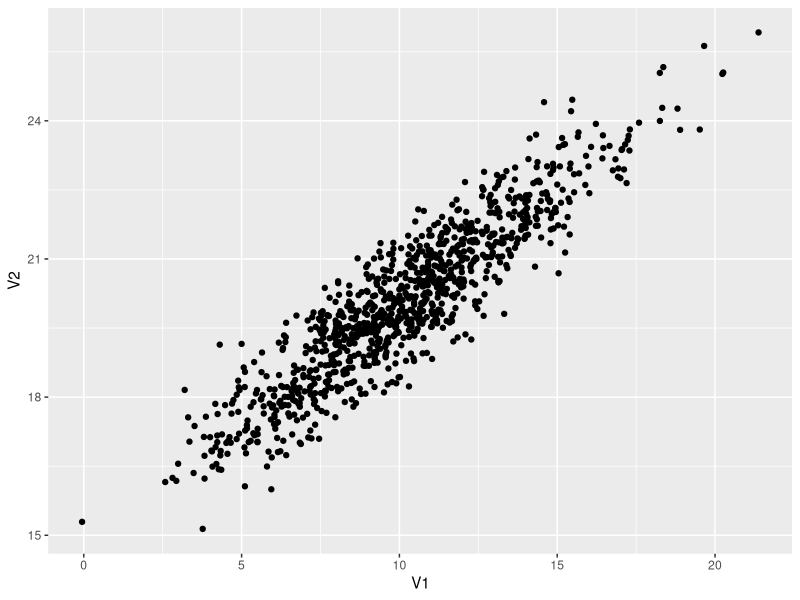
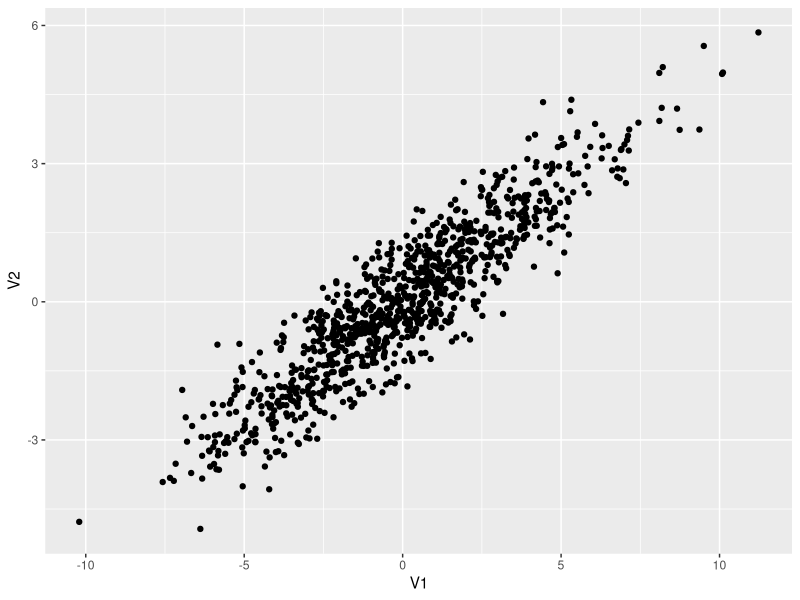
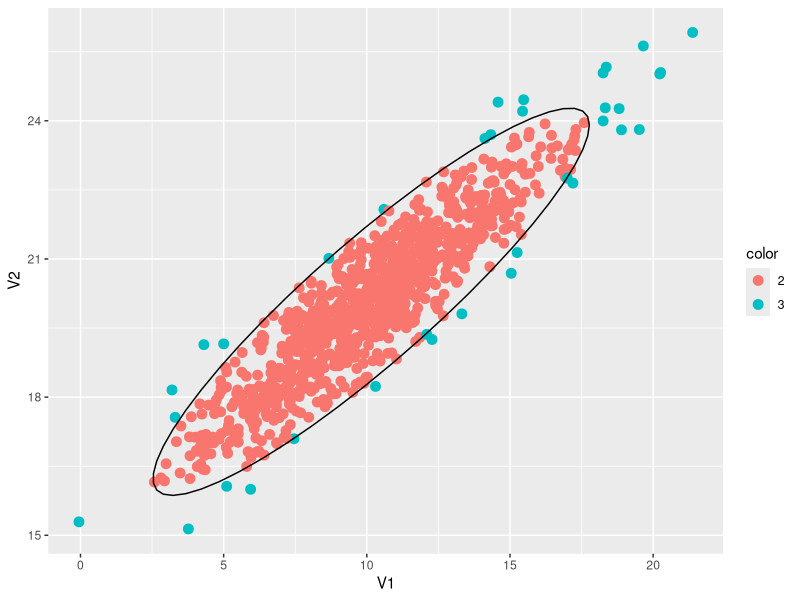
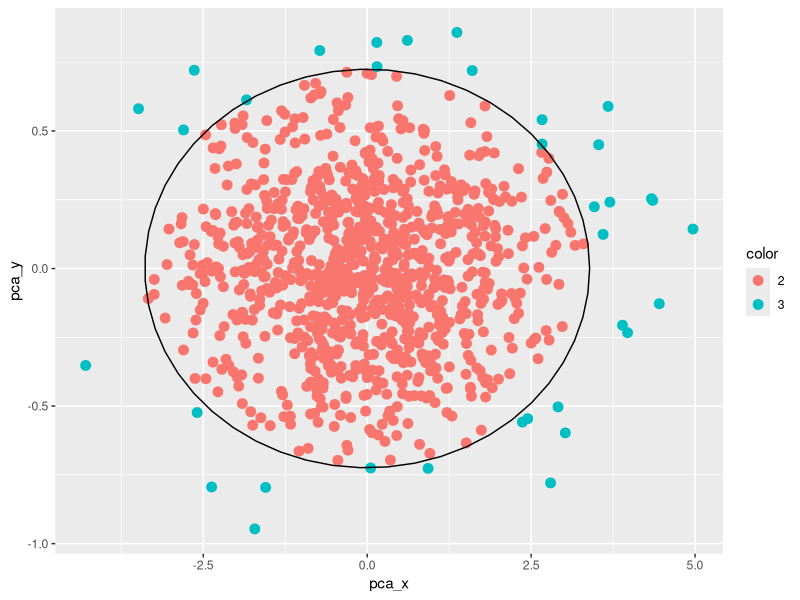
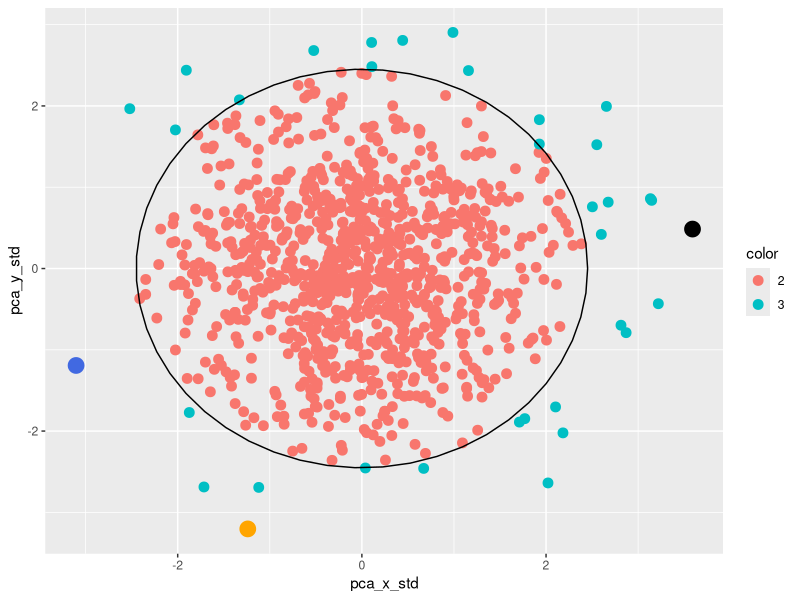
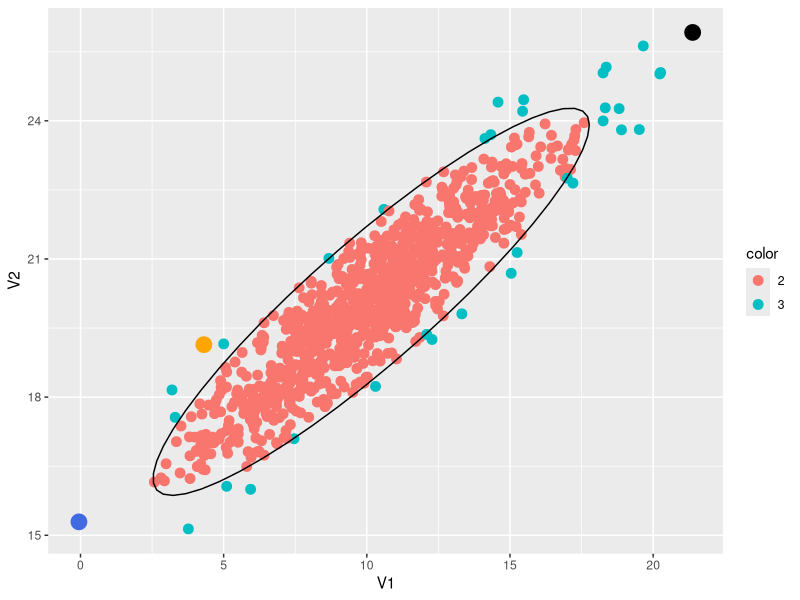

The R source for these figures, in order:
library(ggplot2)
library(MASS)

set.seed(4775)
data <- as.data.frame( mvrnorm(1000, mu=c(10,20), Sigma=rbind(c(10, 5),
                                  c(5, 3) )))

cov(data)
cor(data)

(eig <- eigen(cov(data)))

ggplot(data, mapping = aes(x = V1, y = V2))+
  geom_point()
  ##stat_ellipse(type = "norm", level = .99)


center_colmeans <- function(x) {
  xcenter = colMeans(x)
  x - rep(xcenter, rep.int(nrow(x), ncol(x)))
}



data_centered <- center_colmeans(data)


ggplot(data_centered, mapping = aes(x = V1, y = V2))+
  geom_point()

data_centered_trans <- 
as.data.frame(as.matrix(data_centered)%*%solve(cov(data)))



# ggplot(data_centered_trans, mapping = aes(x = V1, y = V2))+
#   geom_point()

md <- diag(as.matrix(data_centered_trans)%*%as.matrix(t(data_centered)))
sum(md) == sum(mahalanobis(data, colMeans(data), cov(data))) # Calculada OK

nc = .95

cv<-qchisq(nc,df=2) #critical value
data$color<-as.factor(ifelse(md>cv,3,2)) #just sets the color
data_centered$color <- as.factor(ifelse(md>cv,3,2))

ggplot(data, mapping = aes(x = V1, y = V2))+
  geom_point(mapping = aes(color = color), size = 3)+
  stat_ellipse(type = "norm", level = nc)



library(FactoMineR)
pca.data <- princomp(data[1:2],cor = T)
summary(pca.data)


pca.data$loadings
(eig <- eigen(cor(data[1:2])))
sqrt(eig$vectors[1,1]**2+eig$vectors[2,1]**2)


t(t(pca.data$scores %*% t(pca.data$loadings)) * pca.data$scale  + pca.data$center)[1,1:2]
data[1,]

data$pca_x = pca.data$scores[,1]
data$pca_y = pca.data$scores[,2]

ggplot(data, mapping = aes(x = pca_x , y = pca_y))+
  geom_point(mapping = aes(color = color), size = 3)+
  stat_ellipse(type = "norm", level = nc)


round(sum(md)/(dim(data)[1]*2))
diag(sqrt(round(cov(pca.data$scores),4)))
round(pca.data$sdev/diag(sqrt(round(cov(pca.data$scores),4))),3)


data$pca_x_std <- data$pca_x/
  sd(data$pca_x)

data$pca_y_std <- data$pca_y/
  sd(data$pca_y)

data[1,]$pca_x_std**2+data[1,]$pca_y_std**2
md[1]

top_md = data[order(md, decreasing = T)[1],]
second_top_md = data[order(md, decreasing = T)[2],]
third_top_md = data[order(md, decreasing = T)[3],]

ggplot(data, mapping = aes(x = pca_x_std , y = pca_y_std))+
  geom_point(mapping = aes(color = color), size = 3)+
  stat_ellipse(type = "norm", level = nc)+
  geom_point(data = top_md, aes(x= pca_x_std, y = pca_y_std), color = "black", size = 5)+
  geom_point(data = second_top_md, aes(x= pca_x_std, y = pca_y_std), color = "orange", size = 5)+
  geom_point(data = third_top_md, aes(x= pca_x_std, y = pca_y_std), color = "royalblue", size = 5)




ggplot(data, mapping = aes(x = V1, y = V2))+
  geom_point(mapping = aes(color = color), size = 3)+
  stat_ellipse(type = "norm", level = nc)+
  geom_point(data = top_md, aes(x= V1, y = V2), color = "black", size = 5)+
  geom_point(data = second_top_md, aes(x= V1, y = V2), color = "orange", size = 5)+
  geom_point(data = third_top_md, aes(x= V1, y = V2), color = "royalblue", size = 5)


top_md
second_top_md
